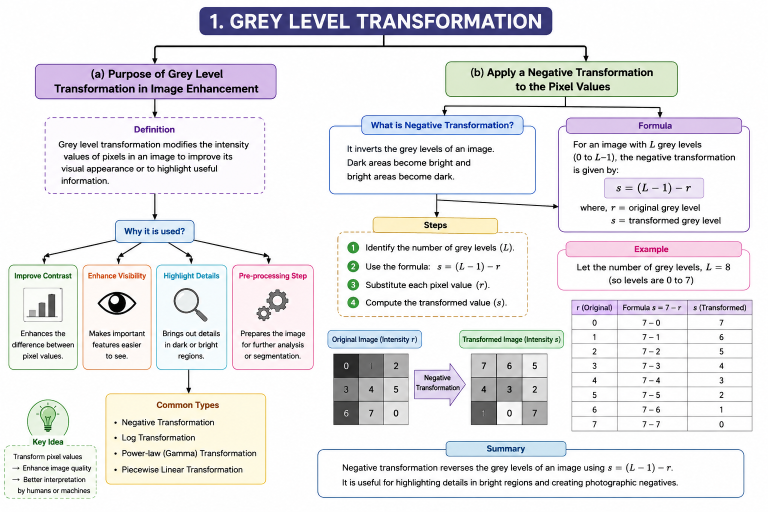
#> input picture C02/AT1/Q01/Q01.png, 1536 x 1024 px, given in place of Screenshot 2026-08-07 142745.png, which was not available (shown at 1/2 size)
$ python exp_15.py
#> lines starting #> are read from the running program, lines starting #| are printed output that depends on the picture; pictures that were not available may be replaced by others from this repository, and a replacement may not be noted
# -*- coding: utf-8 -*-
"""EXP 15

Automatically generated by Colab.

Original file is located at
    https://colab.research.google.com/drive/1cW6Cj3rjn8VcHI7slHyYFLuD6EI3zvyD
"""

from google.colab import files
uploaded = files.upload()
#> the answer given: Q01.png

import cv2
import numpy as np
import matplotlib.pyplot as plt

# -----------------------------
# Load the image
# -----------------------------
# Fix: Changed the image path to use one of the uploaded file names.
# Please adjust "Screenshot 2026-08-07 142745.png" if you intend to use a different uploaded image.
image = cv2.imread("Screenshot 2026-08-07 142745.png")
#> image is the input picture: shape (1024, 1536, 3); mean B, G, R 232.3, 230.3, 231

if image is None:
    print("Error: Image not found! Please check the file name and ensure it's uploaded.")
    exit()

image_rgb = cv2.cvtColor(image, cv2.COLOR_BGR2RGB)

# -----------------------------
# Source points (Original Image)
# -----------------------------
src_pts = np.float32([
    [50, 50],
    [300, 50],
    [300, 300],
    [50, 300]
])

# -----------------------------
# Destination points (Transformed Image)
# -----------------------------
dst_pts = np.float32([
    [10, 100],
    [350, 50],
    [300, 350],
    [80, 300]
])

# -----------------------------
# Compute Homography using DLT
# -----------------------------
H, status = cv2.findHomography(src_pts, dst_pts, method=0)

print("Homography Matrix (DLT):")
print(H)

# -----------------------------
# Apply Perspective Transformation
# -----------------------------
height, width = image.shape[:2]
#> height = 1024; width = 1536
transformed = cv2.warpPerspective(image_rgb, H, (width, height))
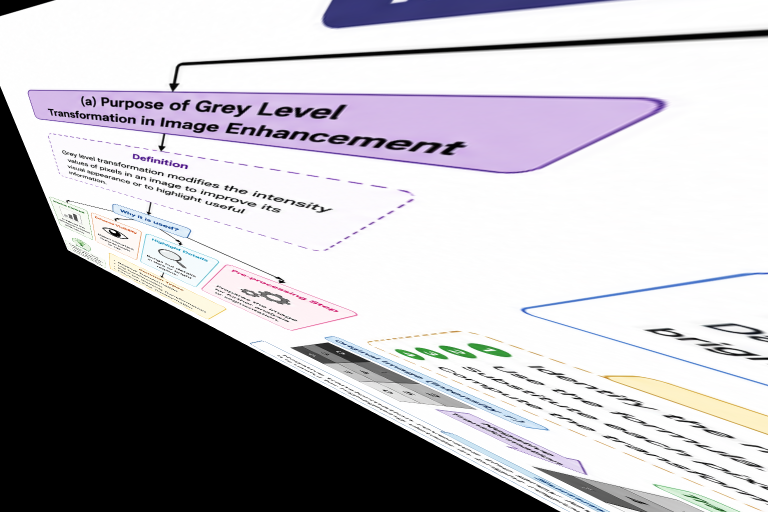
#> transformed: shape (1024, 1536, 3) (shown at 1/2 size); mean R, G, B 179.7, 177.6, 182.3

# -----------------------------
# Display Results
# -----------------------------
plt.figure(figsize=(10,5))

plt.subplot(1,2,1)
plt.imshow(image_rgb)
plt.title("Original Image")
plt.axis("off")

plt.subplot(1,2,2)
plt.imshow(transformed)
plt.title("DLT Transformed Image")
plt.axis("off")

plt.show()
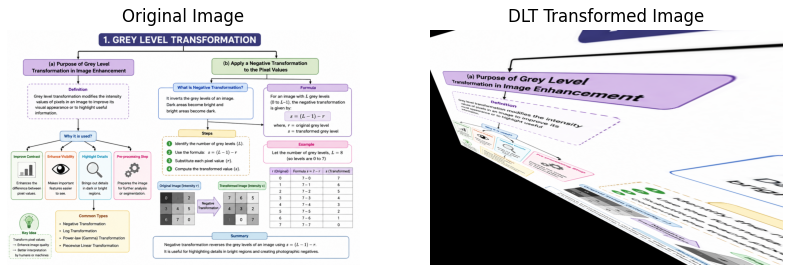
#> figure drawn by matplotlib, 2 panels

$ run again, on C02/AT1/Q02/Q02.png
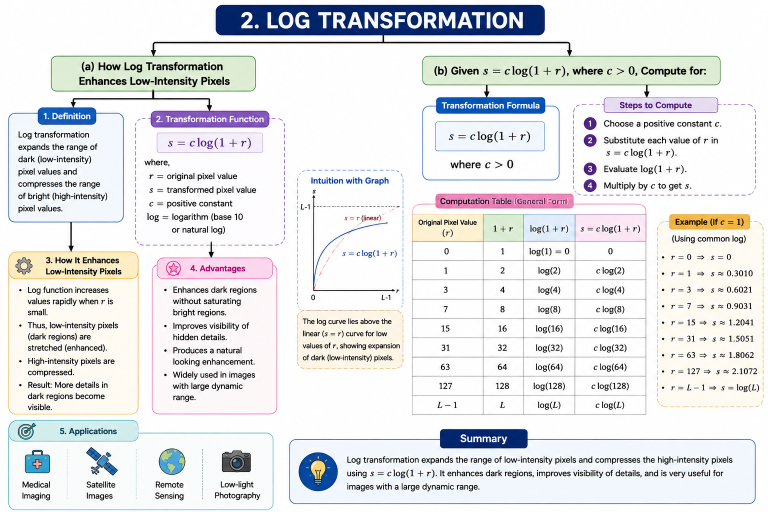
#> input picture C02/AT1/Q02/Q02.png, 1536 x 1024 px, given in place of Screenshot 2026-08-07 142745.png, which was not available (shown at 1/2 size)
#> image is the input picture: shape (1024, 1536, 3); mean B, G, R 231.1, 228.9, 227.9
#> `transformed = cv2.warpPerspective(image_rgb, H, (width, height))`:
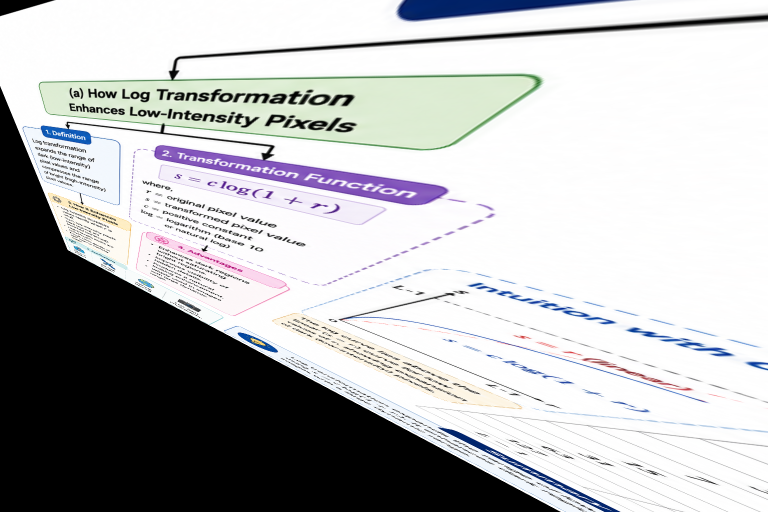
#> transformed: shape (1024, 1536, 3) (shown at 1/2 size); mean R, G, B 181.6, 182.2, 183.5
#> `plt.show()`:
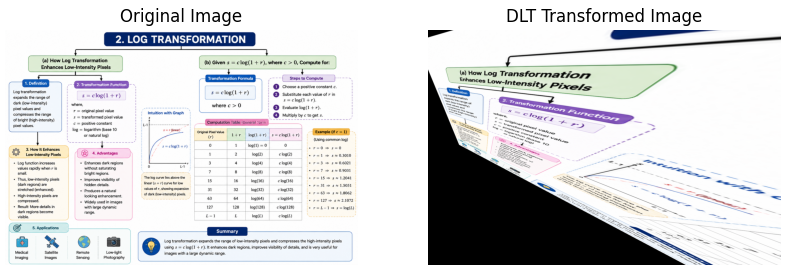
#> figure drawn by matplotlib, 2 panels
